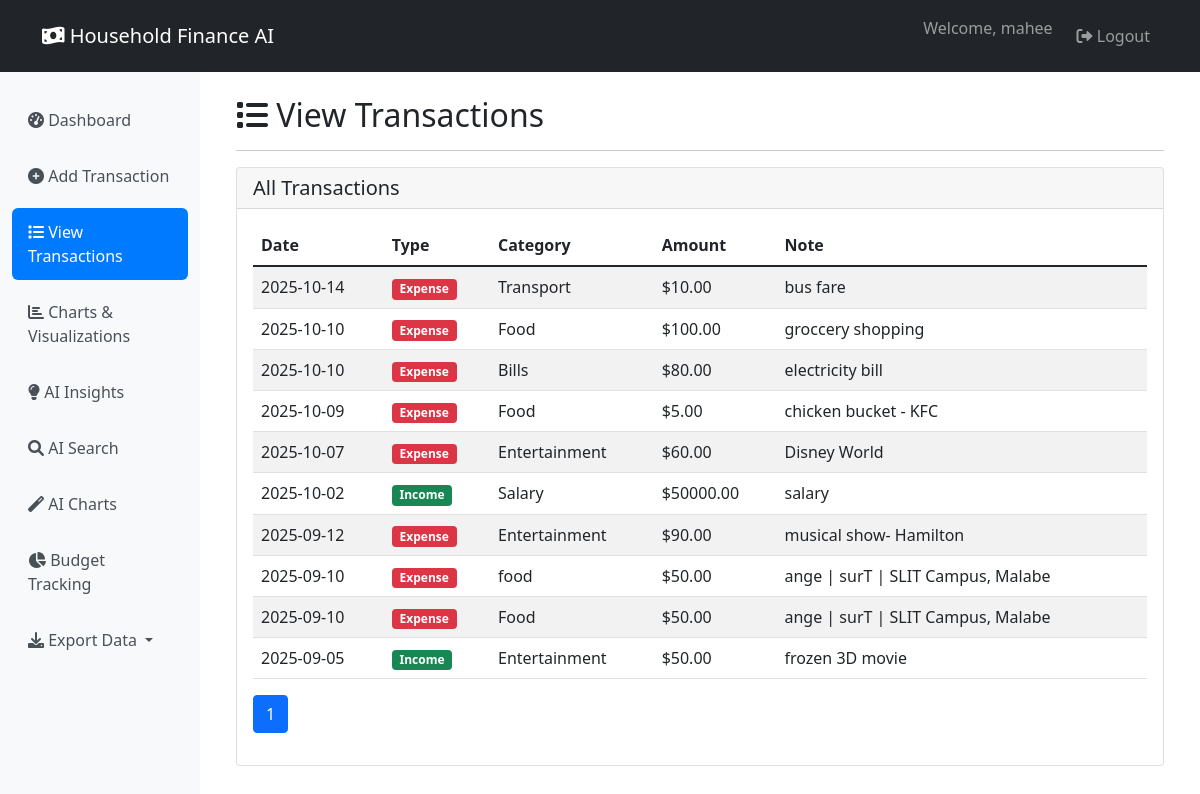
/view-transactions (signed in), run on the app's committed database.
### core/database.py (models this page shows, shortened)
class User(UserMixin, db.Model):
    __tablename__ = "users"
    id = db.Column(db.Integer, primary_key=True)
    username = db.Column(db.String(80), unique=True, nullable=False)
    password_hash = db.Column(db.String(120), nullable=False)
    role = db.Column(db.String(20), nullable=False, default="user")
    household_id = db.Column(db.Integer, db.ForeignKey("households.id"), nullable=True)
    created_at = db.Column(db.DateTime, default=datetime.utcnow)
    household = db.relationship("Household", back_populates="users")
    transactions = db.relationship("Transaction", back_populates="user")

class Transaction(db.Model):
    __tablename__ = "transactions"
    id = db.Column(db.Integer, primary_key=True)
    user_id = db.Column(db.Integer, db.ForeignKey("users.id"), nullable=False)
    type = db.Column(db.String(20), nullable=False)  # ✅ This should be 'type' not 't_type'
    category = db.Column(db.String(100), nullable=False)
    amount = db.Column(db.Float, nullable=False)
    date = db.Column(db.Date, nullable=False, default=datetime.utcnow)
    note = db.Column(db.Text, nullable=True)
    created_at = db.Column(db.DateTime, default=datetime.utcnow)
    user = db.relationship("User", back_populates="transactions")

### app/routes/transactions.py (the view, shortened to what this page needs)
@transactions_bp.route('/view-transactions')
@login_required
def view_transactions():
    page = request.args.get('page', 1, type=int)
    per_page = 10
    transactions_pagination = Transaction.query.filter_by(user_id=current_user.id)\
        .order_by(Transaction.date.desc())\
        .paginate(page=page, per_page=per_page, error_out=False)
    transactions = transactions_pagination.items
    anomalies = collector.detect_anomalies(current_user.id)
    anomaly_ids = [a['id'] for a in anomalies]
    llm_explanations = {}
    for txn_dict in anomalies:
        txn = Transaction.query.get(txn_dict['id'])
        if txn:
            llm_explanations[txn.id] = collector.explain_anomaly(txn)
    summary = collector.generate_summary(current_user.id, period='week')
    return render_template(
        'view_transactions.html',
        transactions=transactions_pagination,
        anomalies=anomalies,
        anomaly_ids=anomaly_ids,
        llm_explanations=llm_explanations,
        summary=summary
    )

### agents/data_collector.py (called while the page is built)
    def get_transactions_df(self, user_id):
        transactions = Transaction.query.filter_by(user_id=user_id).all()
        if not transactions:
            return pd.DataFrame()
        data = [{
            "id": t.id,
            "date": t.date,
            "type": t.type,  # CHANGED: t_type → type
            "category": t.category,
            "amount": t.amount,
            "note": t.note
        } for t in transactions]
        df = pd.DataFrame(data)
        if not df.empty and 'date' in df.columns:
            df['date'] = pd.to_datetime(df['date'])
        return df

    def detect_anomalies(self, user_id):
        df = self.get_transactions_df(user_id)
        if df.empty:
            return []
        mean = df['amount'].mean()
        std = df['amount'].std()
        if std > 0:
            anomalies = df[df['amount'] > mean + 2 * std]
            return anomalies.to_dict('records')
        return []

    def explain_anomaly(self, transaction):
        note = transaction.note or ""
        amount = transaction.amount
        if amount > 1000:
            return "⚠️ Unusually high transaction amount"
        elif "refund" in note.lower():
            return "🔄 This appears to be a refund"
        elif any(word in note.lower() for word in ["emergency", "urgent", "medical"]):
            return "🏥 Possible emergency expense"
        else:
            return "📊 Statistically unusual transaction amount"

### app/templates/view_transactions.html (shortened to what this page needs)
{% extends "base.html" %}
{% block content %}
<div class="row">
    <div class="col-12">
        <h2><i class="fas fa-list"></i> View Transactions</h2>
        <hr>
    </div>
</div>
<div class="row">
    <div class="col-12">
        <div class="card">
            <div class="card-header">
                <h5 class="mb-0">All Transactions</h5>
            </div>
            <div class="card-body">
                {% if transactions.items %}
                <div class="table-responsive">
                    <table class="table table-striped">
                        <thead>
                            <tr>
                                <th>Date</th>
                                <th>Type</th>
                                <th>Category</th>
                                <th>Amount</th>
                                <th>Note</th>
                            </tr>
                        </thead>
                        <tbody>
                            {% for transaction in transactions.items %}
                            <tr>
                                <td>{{ transaction.date.strftime('%Y-%m-%d') }}</td>
                                <td>
                                    <span class="badge {% if transaction.type == 'income' %}bg-success{% else %}bg-danger{% endif %}">
                                        {{ transaction.type.title() }}
                                    </span>
                                </td>
                                <td>{{ transaction.category }}</td>
                                <td>${{ "%.2f"|format(transaction.amount) }}</td>
                                <td>{{ transaction.note or '-' }}</td>
                            </tr>
                            {% endfor %}
                        </tbody>
                    </table>
                </div>
                <nav aria-label="Transaction pagination">
                    <ul class="pagination">
                        {% for page_num in transactions.iter_pages() %}
                            {% if page_num %}
                                <li class="page-item {% if page_num == transactions.page %}active{% endif %}">
                                    <a class="page-link" href="{{ url_for('transactions.view_transactions', page=page_num) }}">{{ page_num }}</a>
                                </li>
                            {% else %}
                                <li class="page-item disabled"><span class="page-link">…</span></li>
                            {% endif %}
                        {% endfor %}
                    </ul>
                </nav>
                {% else %}
                <p class="text-muted">No transactions found.</p>
                <a href="{{ url_for('transactions.add_transaction') }}" class="btn btn-primary">
                    Add Your First Transaction
                </a>
                {% endif %}
            </div>
        </div>
    </div>
</div>
{% endblock %}

### app/templates/base.html (shortened to what this page needs)
<!DOCTYPE html>
<html lang="en">
<head>
    <link href="https://cdn.jsdelivr.net/npm/bootstrap@5.1.3/dist/css/bootstrap.min.css" rel="stylesheet">
    <link href="https://cdnjs.cloudflare.com/ajax/libs/font-awesome/6.0.0/css/all.min.css" rel="stylesheet">
</head>
<body>
    <nav class="navbar navbar-expand-lg navbar-dark bg-dark">
        <div class="container">
            <a class="navbar-brand" href="{{ url_for('transactions.dashboard') }}">
                <i class="fas fa-money-bill-wave"></i> Household Finance AI
            </a>
            {% if current_user.is_authenticated %}
            <div class="navbar-nav ms-auto">
                <span class="navbar-text me-3">
                    Welcome, {{ current_user.username }}
                </span>
                <a class="nav-link" href="{{ url_for('auth.logout') }}">
                    <i class="fas fa-sign-out-alt"></i> Logout
                </a>
            </div>
            {% endif %}
        </div>
    </nav>
    <div class="container-fluid">
        <div class="row">
            {% if current_user.is_authenticated %}
            <div class="col-md-3 col-lg-2 sidebar">
                <nav class="nav flex-column">
                    <a class="nav-link {% if request.endpoint == 'transactions.dashboard' %}active{% endif %}"
                       href="{{ url_for('transactions.dashboard') }}">
                        <i class="fas fa-tachometer-alt"></i> Dashboard
                    </a>
                    <a class="nav-link {% if request.endpoint == 'transactions.add_transaction' %}active{% endif %}"
                       href="{{ url_for('transactions.add_transaction') }}">
                        <i class="fas fa-plus-circle"></i> Add Transaction
                    </a>
                    <a class="nav-link {% if request.endpoint == 'transactions.view_transactions' %}active{% endif %}"
                       href="{{ url_for('transactions.view_transactions') }}">
                        <i class="fas fa-list"></i> View Transactions
                    </a>
                    <a class="nav-link {% if request.endpoint == 'charts.charts_page' %}active{% endif %}"
                       href="{{ url_for('charts.charts_page') }}">
                        <i class="fas fa-chart-bar"></i> Charts & Visualizations
                    </a>
                    <a class="nav-link {% if request.endpoint == 'insights.insights_page' %}active{% endif %}"
                       href="{{ url_for('insights.insights_page') }}">
                        <i class="fas fa-lightbulb"></i> AI Insights
                    </a>
                    <a class="nav-link {% if request.endpoint == 'transactions.ai_search_demo' %}active{% endif %}"
                       href="{{ url_for('transactions.ai_search_demo') }}">
                        <i class="fas fa-search"></i> AI Search
                    </a>
                    <a class="nav-link {% if request.endpoint == 'charts.ai_charts' %}active{% endif %}"
                        href="{{ url_for('charts.ai_charts') }}">
                            <i class="fas fa-magic"></i> AI Charts
                    </a>
                    <a class="nav-link {% if request.endpoint == 'budget.budget_page' %}active{% endif %}"
                       href="{{ url_for('budget.budget_page') }}">
                        <i class="fas fa-chart-pie"></i> Budget Tracking
                    </a>
                    <div class="nav-item dropdown">
                        <a class="nav-link dropdown-toggle" href="#" role="button" data-bs-toggle="dropdown">
                            <i class="fas fa-download"></i> Export Data
                        </a>
                    </div>
                </nav>
            </div>
            {% endif %}
            <div class="{% if current_user.is_authenticated %}col-md-9 col-lg-10{% else %}col-12{% endif %}">
                <div class="container mt-4">
                    {% block content %}{% endblock %}
                </div>
            </div>
        </div>
    </div>
</body>
</html>

### app/templates/base.html (style rules this page uses)
.sidebar { background-color: #f8f9fa; min-height: 100vh; padding-top: 20px; }
.nav-link { color: #495057; padding: 0.75rem 1rem; margin: 0.25rem 0; border-radius: 0.375rem; }
.nav-link:hover, .nav-link.active { background-color: #007bff; color: white; }

### data on the page
User: username "mahee"
Transaction: amount "10.00"
Transaction: amount "100.00"
Transaction: amount "80.00"
Transaction: amount "5.00"
Transaction: amount "60.00"
Transaction: amount "50000.00"
Transaction: amount "90.00"
Transaction: amount "50.00"
Transaction: amount "50.00"
Transaction: amount "50.00"

### other printed values
{{ page_num }} "1"
